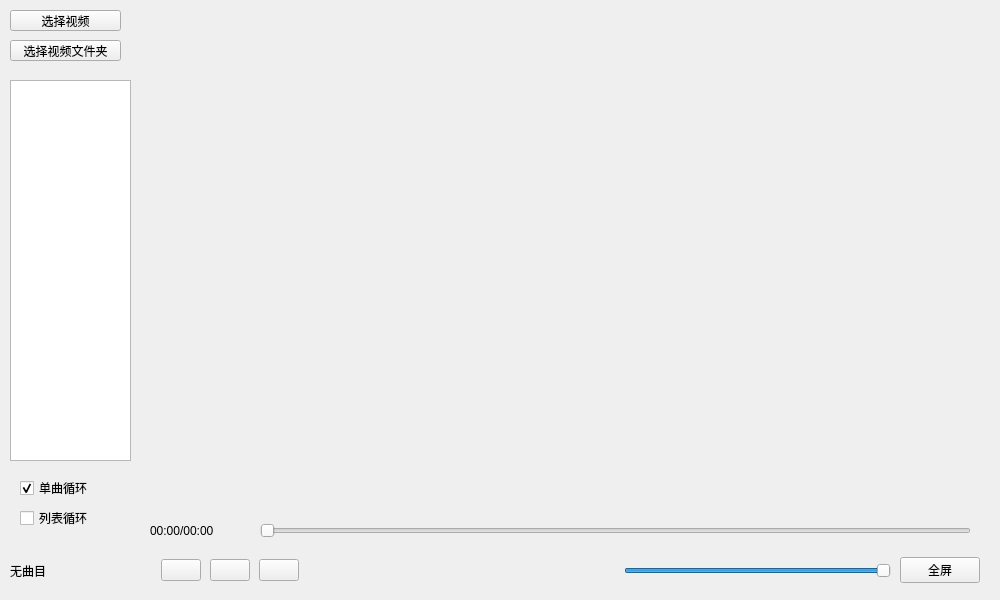
<?xml version="1.0" encoding="UTF-8"?>
<ui version="4.0">
 <class>MainWindow</class>
 <widget class="QMainWindow" name="MainWindow">
  <property name="geometry">
   <rect>
    <x>0</x>
    <y>0</y>
    <width>1000</width>
    <height>600</height>
   </rect>
  </property>
  <property name="minimumSize">
   <size>
    <width>1000</width>
    <height>600</height>
   </size>
  </property>
  <property name="maximumSize">
   <size>
    <width>1000</width>
    <height>600</height>
   </size>
  </property>
  <property name="windowTitle">
   <string>视频播放器</string>
  </property>
  <widget class="QWidget" name="centralWidget">
   <widget class="QmyVideoWidget" name="videoWidget" native="true">
    <property name="geometry">
     <rect>
      <x>160</x>
      <y>10</y>
      <width>820</width>
      <height>491</height>
     </rect>
    </property>
   </widget>
   <widget class="QWidget" name="widget" native="true">
    <property name="geometry">
     <rect>
      <x>160</x>
      <y>550</y>
      <width>821</width>
      <height>41</height>
     </rect>
    </property>
    <property name="minimumSize">
     <size>
      <width>0</width>
      <height>35</height>
     </size>
    </property>
    <property name="maximumSize">
     <size>
      <width>16777215</width>
      <height>9999999</height>
     </size>
    </property>
    <layout class="QHBoxLayout" name="horizontalLayout">
     <property name="spacing">
      <number>9</number>
     </property>
     <property name="leftMargin">
      <number>1</number>
     </property>
     <property name="topMargin">
      <number>1</number>
     </property>
     <property name="rightMargin">
      <number>1</number>
     </property>
     <property name="bottomMargin">
      <number>1</number>
     </property>
     <item>
      <widget class="QPushButton" name="btnPlay">
       <property name="text">
        <string/>
       </property>
       <property name="icon">
        <iconset resource="res.qrc">
         <normaloff>:/images/images/620.bmp</normaloff>:/images/images/620.bmp</iconset>
       </property>
      </widget>
     </item>
     <item>
      <widget class="QPushButton" name="btnPause">
       <property name="text">
        <string/>
       </property>
       <property name="icon">
        <iconset resource="res.qrc">
         <normaloff>:/images/images/622.bmp</normaloff>:/images/images/622.bmp</iconset>
       </property>
      </widget>
     </item>
     <item>
      <widget class="QPushButton" name="btnStop">
       <property name="text">
        <string/>
       </property>
       <property name="icon">
        <iconset resource="res.qrc">
         <normaloff>:/images/images/624.bmp</normaloff>:/images/images/624.bmp</iconset>
       </property>
      </widget>
     </item>
     <item>
      <spacer name="horizontalSpacer">
       <property name="orientation">
        <enum>Qt::Horizontal</enum>
       </property>
       <property name="sizeHint" stdset="0">
        <size>
         <width>40</width>
         <height>20</height>
        </size>
       </property>
      </spacer>
     </item>
     <item>
      <widget class="QPushButton" name="btnSound">
       <property name="text">
        <string/>
       </property>
       <property name="icon">
        <iconset resource="res.qrc">
         <normaloff>:/images/images/volumn.bmp</normaloff>:/images/images/volumn.bmp</iconset>
       </property>
       <property name="flat">
        <bool>true</bool>
       </property>
      </widget>
     </item>
     <item>
      <widget class="QSlider" name="sliderVolumn">
       <property name="maximum">
        <number>100</number>
       </property>
       <property name="value">
        <number>100</number>
       </property>
       <property name="orientation">
        <enum>Qt::Horizontal</enum>
       </property>
      </widget>
     </item>
     <item>
      <widget class="QPushButton" name="pushButton">
       <property name="text">
        <string>全屏</string>
       </property>
       <property name="icon">
        <iconset resource="res.qrc">
         <normaloff>:/images/images/237.GIF</normaloff>:/images/images/237.GIF</iconset>
       </property>
      </widget>
     </item>
    </layout>
   </widget>
   <widget class="QPushButton" name="btnAdd">
    <property name="geometry">
     <rect>
      <x>10</x>
      <y>10</y>
      <width>111</width>
      <height>21</height>
     </rect>
    </property>
    <property name="text">
     <string>选择视频</string>
    </property>
   </widget>
   <widget class="QLabel" name="LabCurMedia">
    <property name="geometry">
     <rect>
      <x>10</x>
      <y>560</y>
      <width>121</width>
      <height>22</height>
     </rect>
    </property>
    <property name="minimumSize">
     <size>
      <width>0</width>
      <height>0</height>
     </size>
    </property>
    <property name="text">
     <string>无曲目</string>
    </property>
   </widget>
   <widget class="QSlider" name="sliderPosition">
    <property name="geometry">
     <rect>
      <x>260</x>
      <y>520</y>
      <width>711</width>
      <height>22</height>
     </rect>
    </property>
    <property name="tracking">
     <bool>false</bool>
    </property>
    <property name="orientation">
     <enum>Qt::Horizontal</enum>
    </property>
   </widget>
   <widget class="QPushButton" name="btnAdd_File">
    <property name="geometry">
     <rect>
      <x>10</x>
      <y>40</y>
      <width>111</width>
      <height>21</height>
     </rect>
    </property>
    <property name="text">
     <string>选择视频文件夹</string>
    </property>
   </widget>
   <widget class="QListWidget" name="listWidget">
    <property name="geometry">
     <rect>
      <x>10</x>
      <y>80</y>
      <width>121</width>
      <height>381</height>
     </rect>
    </property>
   </widget>
   <widget class="QCheckBox" name="checkBox_DQ">
    <property name="geometry">
     <rect>
      <x>20</x>
      <y>480</y>
      <width>71</width>
      <height>16</height>
     </rect>
    </property>
    <property name="text">
     <string>单曲循环</string>
    </property>
    <property name="checked">
     <bool>true</bool>
    </property>
   </widget>
   <widget class="QCheckBox" name="checkBox_LB">
    <property name="geometry">
     <rect>
      <x>20</x>
      <y>510</y>
      <width>71</width>
      <height>16</height>
     </rect>
    </property>
    <property name="text">
     <string>列表循环</string>
    </property>
   </widget>
   <widget class="QLabel" name="LabRatio">
    <property name="geometry">
     <rect>
      <x>150</x>
      <y>520</y>
      <width>101</width>
      <height>21</height>
     </rect>
    </property>
    <property name="text">
     <string>00:00/00:00</string>
    </property>
   </widget>
   <zorder>videoWidget</zorder>
   <zorder>widget</zorder>
   <zorder>btnAdd</zorder>
   <zorder>LabCurMedia</zorder>
   <zorder>sliderPosition</zorder>
   <zorder>horizontalSpacer</zorder>
   <zorder>btnAdd_File</zorder>
   <zorder>listWidget</zorder>
   <zorder>checkBox_DQ</zorder>
   <zorder>checkBox_LB</zorder>
   <zorder>LabRatio</zorder>
  </widget>
 </widget>
 <layoutdefault spacing="6" margin="11"/>
 <customwidgets>
  <customwidget>
   <class>QmyVideoWidget</class>
   <extends>QWidget</extends>
   <header location="global">qmyvideowidget.h</header>
   <container>1</container>
  </customwidget>
 </customwidgets>
 <resources>
  <include location="res.qrc"/>
 </resources>
 <connections/>
</ui>
